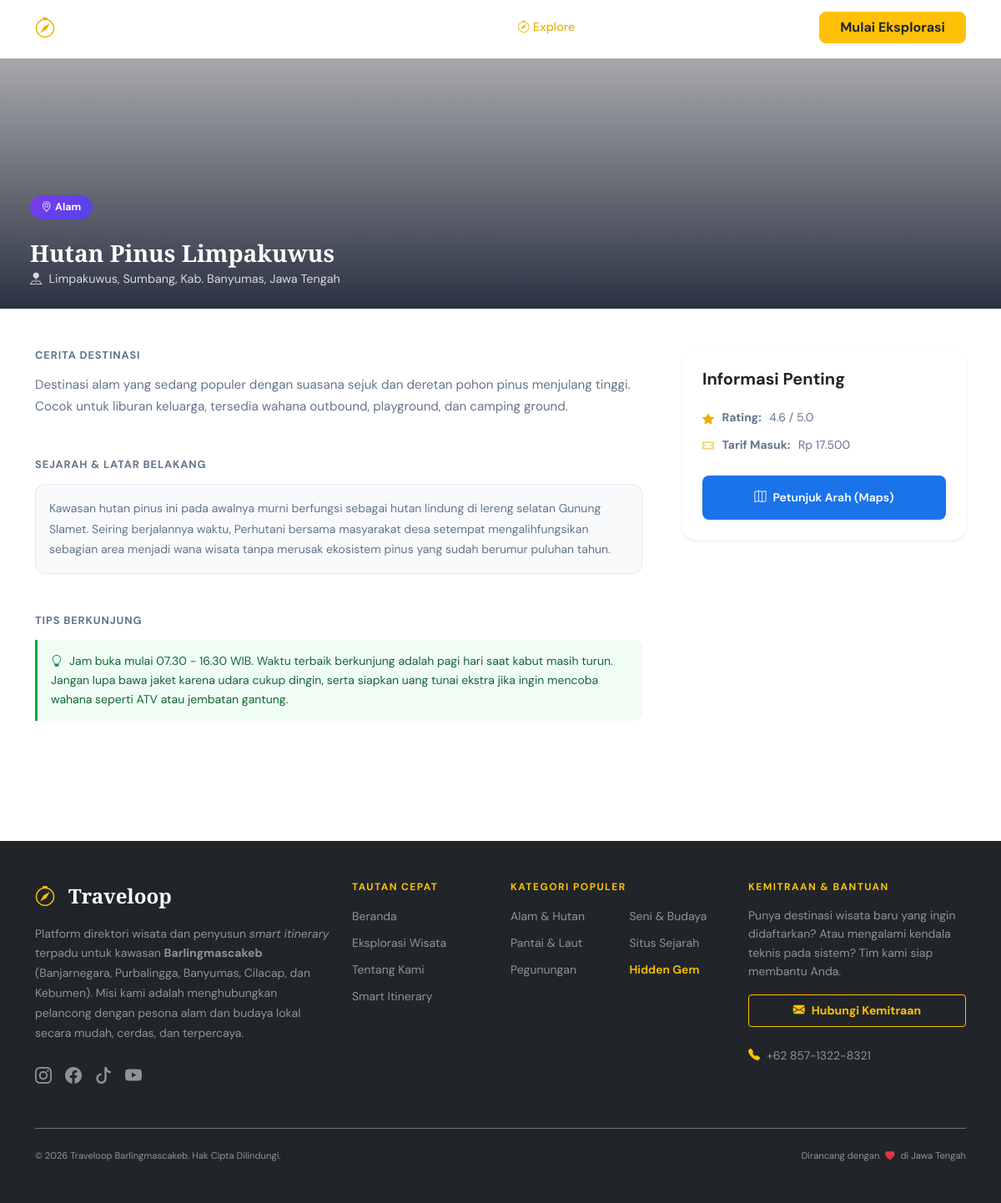
Screenshot of /detail.php?id=2 with the database file from the repository.
### tables this page shows
CREATE TABLE `destinasi` (
  `id` int(11) NOT NULL,
  `nama` varchar(100) NOT NULL,
  `kategori` varchar(50) NOT NULL,
  `alamat` text NOT NULL,
  `rating` decimal(3,1) DEFAULT 0.0,
  `deskripsi` text NOT NULL,
  `foto_url` longtext DEFAULT NULL,
  `maps_url` varchar(255) DEFAULT NULL,
  `kontak` varchar(50) DEFAULT NULL,
  `tarif` varchar(100) DEFAULT NULL,
  `history` text DEFAULT NULL,
  `tips` text DEFAULT NULL,
  `created_at` timestamp NOT NULL DEFAULT current_timestamp()
);

### detail.php (the view, shortened to what this page needs)
<?php
require_once 'includes/header.php';
$id = isset($_GET['id']) ? (int)$_GET['id'] : 0;
$query = mysqli_query($koneksi, "SELECT * FROM destinasi WHERE id = $id");
$row = mysqli_fetch_assoc($query);
$foto = !empty($row['foto_url']) ? $row['foto_url'] : 'https://placehold.co/1200x600/e2e8f0/64748b?text=Wisata+Traveloop';
?>
<div class="detail-hero" style="background-image: url('<?= $foto ?>'); margin-top: 70px;">
    <div class="detail-hero-overlay"></div>
    <div class="container detail-hero-content">
        <span class="gem-badge-detail mb-3 d-inline-block"><i class="bi bi-geo-alt me-1"></i><?= htmlspecialchars($row['kategori']) ?></span>
        <h1 class="detail-title"><?= htmlspecialchars($row['nama']) ?></h1>
        <p class="detail-addr"><i class="bi bi-pin-map-fill me-2"></i><?= htmlspecialchars($row['alamat']) ?></p>
    </div>
</div>
<div class="container py-5">
    <div class="row g-5">
        <div class="col-lg-8">
            <h4 class="detail-section-title mb-3">Cerita Destinasi</h4>
            <p class="detail-desc mb-5">
                <?= isset($row['deskripsi']) ? nl2br(htmlspecialchars($row['deskripsi'])) : 'Deskripsi belum tersedia untuk destinasi ini.' ?>
            </p>
            <?php if(!empty($row['history'])): ?>
            <h4 class="detail-section-title mb-3">Sejarah & Latar Belakang</h4>
            <div class="detail-history mb-5">
                <p class="history-text"><?= nl2br(htmlspecialchars($row['history'])) ?></p>
            </div>
            <?php endif; ?>
            <?php if(!empty($row['tips'])): ?>
            <h4 class="detail-section-title mb-3">Tips Berkunjung</h4>
            <div class="detail-tips mb-5">
                <p class="tips-text"><i class="bi bi-lightbulb me-2 text-success"></i><?= htmlspecialchars($row['tips']) ?></p>
            </div>
            <?php endif; ?>
        </div>
        <div class="col-lg-4">
            <div class="card border-0 shadow-sm rounded-4 p-4 sticky-lg-top" style="top: 100px;">
                <h5 class="fw-bold mb-4">Informasi Penting</h5>
                <div class="detail-info-grid">
                    <div class="detail-info-item">
                        <i class="bi bi-star-fill"></i>
                        <strong>Rating:</strong> <?= $row['rating'] ?> / 5.0
                    </div>
                    <?php if(!empty($row['tarif'])): ?>
                    <div class="detail-info-item">
                        <i class="bi bi-ticket-perforated"></i>
                        <strong>Tarif Masuk:</strong> <?= htmlspecialchars($row['tarif']) ?>
                    </div>
                    <?php endif; ?>
                </div>
                <a href="<?= !empty($row['maps_url']) ? $row['maps_url'] : '#' ?>" target="_blank" class="btn btn-gmaps w-100 mt-4 py-3 rounded-3">
                    <i class="bi bi-map me-2"></i>Petunjuk Arah (Maps)
                </a>
            </div>
        </div>
    </div>
</div>
<?php
require_once 'includes/footer.php';
?>

### assets/css/style.css (style rules this page uses)
:root { --accent: #eab308; --accent-dark: #ca8a04; --accent-soft: #fef9e7; --text: #0f172a; --text-muted: #64748b; --surface: #ffffff; --bg-soft: #f8fafc; --border: #e2e8f0; --shadow-sm: 0 2px 12px rgba(0,0,0,.06); --shadow-md: 0 8px 32px rgba(0,0,0,.10); --shadow-lg: 0 20px 60px rgba(0,0,0,.15); --radius-card: 16px; --radius-btn: 10px; --ff-display: 'Playfair Display', Georgia, serif; --ff-body: 'DM Sans', system-ui, sans-serif; --transition: .25s cubic-bezier(.4,0,.2,1); }
*, *::before, *::after { box-sizing: border-box; }
html { scroll-behavior: smooth; }
body { font-family: var(--ff-body); color: var(--text); background: var(--surface); -webkit-font-smoothing: antialiased; overflow-x: hidden; }
a { text-decoration: none; color: inherit; }
.detail-hero { height: 300px; background-size: cover; background-position: center; position: relative; }
.detail-hero-overlay { position: absolute; inset: 0; background: linear-gradient(to top, rgba(15,23,42,.85) 0%, rgba(15,23,42,.2) 100%); }
.detail-hero-content { position: absolute; bottom: 1.5rem; left: 1.5rem; color: #fff; }
.detail-title { font-family: var(--ff-display); font-size: 1.75rem; font-weight: 700; color: #fff; margin: .5rem 0 .25rem; }
.detail-addr { font-size: .9rem; color: rgba(255,255,255,.8); margin: 0; }
.detail-desc { font-size: .95rem; color: var(--text-muted); line-height: 1.7; }
.detail-info-grid { display: flex; flex-direction: column; gap: .6rem; }
.detail-info-item { display: flex; align-items: flex-start; gap: .6rem; font-size: .875rem; color: var(--text-muted); }
.detail-info-item i { color: var(--accent); margin-top: 2px; flex-shrink: 0; }
.btn-gmaps { background: #1a73e8; color: #fff; border: none; border-radius: 10px; padding: .6rem 1.25rem; font-weight: 600; font-size: .875rem; transition: all var(--transition); }
.gem-badge-detail { display: inline-flex; align-items: center; gap: .3rem; background: linear-gradient(135deg,#7c3aed,#4f46e5); color: #fff; padding: .3rem .85rem; border-radius: 20px; font-size: .78rem; font-weight: 700; }
.detail-section-title { font-size: .8rem; font-weight: 700; letter-spacing: .07em; text-transform: uppercase; color: var(--text-muted); margin-bottom: .6rem; }
.detail-tips { background: #f0fdf4; border-left: 3px solid #16a34a; border-radius: 0 10px 10px 0; padding: .85rem 1rem; }
.tips-text { font-size: .875rem; color: #166534; margin: 0; line-height: 1.65; }
.detail-history { background: var(--bg-soft); border-radius: 12px; padding: 1rem; border: 1px solid var(--border); }
.history-text { font-size: .875rem; color: var(--text-muted); margin: 0; line-height: 1.75; }
.place-card-img, .detail-hero { -webkit-user-drag: none; }

### rows the page displays
destinasi: kategori "Alam", nama "Hutan Pinus Limpakuwus", alamat "Limpakuwus, Sumbang, Kab. Banyumas, Jawa Tengah", deskripsi "Destinasi alam yang sedang populer dengan suasana sejuk dan deretan pohon pinus menjulang tinggi. Cocok untuk liburan keluarga, tersedia wahana outbound, playground, dan camping ground.", history "Kawasan hutan pinus ini pada awalnya murni berfungsi sebagai hutan lindung di lereng selatan Gunung Slamet. Seiring berjalannya waktu, Perhutani bersama masyarakat desa setempat mengalihfungsikan sebagian area menjadi wana wisata tanpa merusak ekosistem pinus yang sudah berumur puluhan tahun.", tips "Jam buka mulai 07.30 - 16.30 WIB. Waktu terbaik berkunjung adalah pagi hari saat kabut masih turun. Jangan lupa bawa jaket karena udara cukup dingin, serta siapkan uang tunai ekstra jika ingin mencoba wahana seperti ATV atau jembatan gantung.", rating "4.6", tarif "Rp 17.500"
